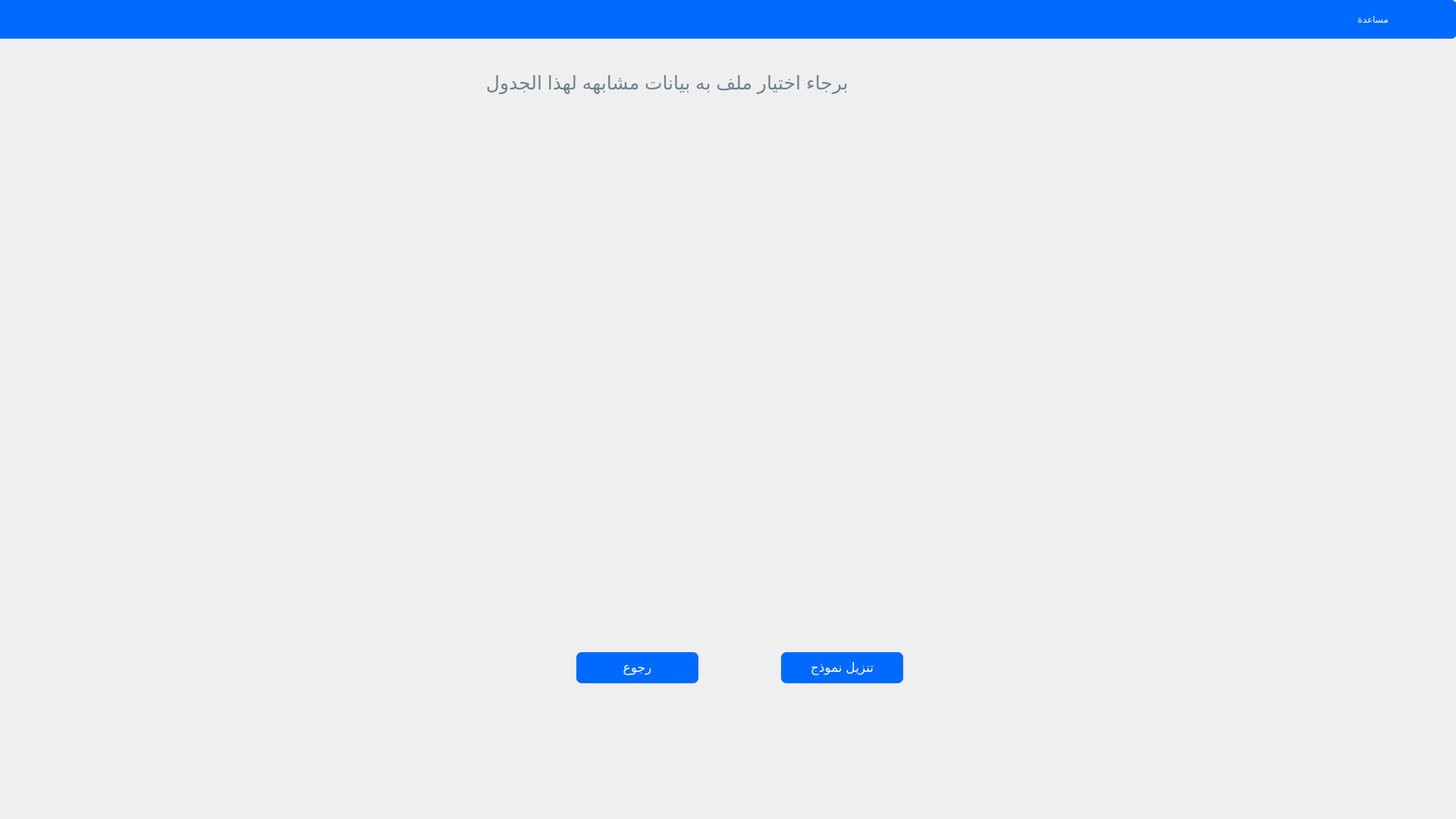
<?xml version="1.0" encoding="UTF-8"?>
<ui version="4.0">
 <class>Form</class>
 <widget class="QWidget" name="Form">
  <property name="geometry">
   <rect>
    <x>0</x>
    <y>0</y>
    <width>1920</width>
    <height>1080</height>
   </rect>
  </property>
  <property name="minimumSize">
   <size>
    <width>1200</width>
    <height>850</height>
   </size>
  </property>
  <property name="maximumSize">
   <size>
    <width>1920</width>
    <height>1080</height>
   </size>
  </property>
  <property name="windowTitle">
   <string>Form</string>
  </property>
  <widget class="QTextBrowser" name="textBrowser">
   <property name="geometry">
    <rect>
     <x>630</x>
     <y>90</y>
     <width>791</width>
     <height>51</height>
    </rect>
   </property>
   <property name="styleSheet">
    <string notr="true">background-color: transparent;
text-align:center;
border: none;
font-size: 10px;
color:#6c838f;
font-weight:lighter;</string>
   </property>
   <property name="html">
    <string>&lt;!DOCTYPE HTML PUBLIC &quot;-//W3C//DTD HTML 4.0//EN&quot; &quot;http://www.w3.org/TR/REC-html40/strict.dtd&quot;&gt;
&lt;html&gt;&lt;head&gt;&lt;meta name=&quot;qrichtext&quot; content=&quot;1&quot; /&gt;&lt;style type=&quot;text/css&quot;&gt;
p, li { white-space: pre-wrap; }
&lt;/style&gt;&lt;/head&gt;&lt;body style=&quot; font-family:'MS Shell Dlg 2'; font-size:10px; font-weight:400; font-style:normal;&quot;&gt;
&lt;p style=&quot; margin-top:0px; margin-bottom:0px; margin-left:0px; margin-right:0px; -qt-block-indent:0; text-indent:0px;&quot;&gt;&lt;span style=&quot; font-size:19pt;&quot;&gt; برجاء اختيار ملف به بيانات مشابهه لهذا الجدول&lt;/span&gt;&lt;/p&gt;&lt;/body&gt;&lt;/html&gt;</string>
   </property>
  </widget>
  <widget class="QLabel" name="label">
   <property name="geometry">
    <rect>
     <x>1590</x>
     <y>10</y>
     <width>241</width>
     <height>31</height>
    </rect>
   </property>
   <property name="styleSheet">
    <string notr="true">color: rgb(255, 255, 255);
font: 20px &quot;MS Shell Dlg 2&quot; center
</string>
   </property>
   <property name="text">
    <string>مساعدة</string>
   </property>
  </widget>
  <widget class="QLabel" name="label_9">
   <property name="geometry">
    <rect>
     <x>1840</x>
     <y>10</y>
     <width>41</width>
     <height>31</height>
    </rect>
   </property>
   <property name="styleSheet">
    <string notr="true">background-color: transparent;
</string>
   </property>
   <property name="text">
    <string/>
   </property>
   <property name="pixmap">
    <pixmap>../icons/table.png</pixmap>
   </property>
   <property name="scaledContents">
    <bool>true</bool>
   </property>
  </widget>
  <widget class="QLabel" name="label_8">
   <property name="geometry">
    <rect>
     <x>-330</x>
     <y>0</y>
     <width>2251</width>
     <height>51</height>
    </rect>
   </property>
   <property name="styleSheet">
    <string notr="true">background-color: #006aff;
color: white;
border-radius: 7px;</string>
   </property>
   <property name="text">
    <string/>
   </property>
  </widget>
  <widget class="QPushButton" name="back">
   <property name="geometry">
    <rect>
     <x>760</x>
     <y>860</y>
     <width>161</width>
     <height>41</height>
    </rect>
   </property>
   <property name="cursor">
        <cursorShape>PointingHandCursor</cursorShape>
   </property>
   <property name="styleSheet">
    <string notr="true">QPushButton{
background-color: #006aff;
color: white;
border-radius: 7px;
font-size:17px;
}
</string>
   </property>
   <property name="text">
    <string>رجوع</string>
   </property>
  </widget>
  <widget class="QLabel" name="label_2">
   <property name="geometry">
    <rect>
     <x>960</x>
     <y>190</y>
     <width>331</width>
     <height>600</height>
    </rect>
   </property>
   <property name="text">
    <string/>
   </property>
   <property name="pixmap">
    <pixmap>../icons/branch.png</pixmap>
   </property>
   <property name="scaledContents">
    <bool>true</bool>
   </property>
  </widget>
  <widget class="QPushButton" name="save">
   <property name="geometry">
    <rect>
     <x>1030</x>
     <y>860</y>
     <width>161</width>
     <height>41</height>
    </rect>
   </property>
   <property name="styleSheet">
    <string notr="true">QPushButton{
background-color: #006aff;
color: white;
border-radius: 7px;
font-size:17px;
}
</string>
   </property>
   <property name="text">
    <string>تنزيل نموذج</string>
   </property>
   <property name="cursor">
        <cursorShape>PointingHandCursor</cursorShape>
   </property>
  </widget>
  <widget class="QLabel" name="label_3">
   <property name="geometry">
    <rect>
     <x>599</x>
     <y>190</y>
     <width>321</width>
     <height>600</height>
    </rect>
   </property>
   <property name="text">
    <string/>
   </property>
   <property name="pixmap">
    <pixmap>../icons/groups.png</pixmap>
   </property>
   <property name="scaledContents">
    <bool>true</bool>
   </property>
  </widget>
  <zorder>label_8</zorder>
  <zorder>textBrowser</zorder>
  <zorder>label</zorder>
  <zorder>label_9</zorder>
  <zorder>back</zorder>
  <zorder>label_2</zorder>
  <zorder>save</zorder>
  <zorder>label_3</zorder>
 </widget>
 <resources/>
 <connections/>
</ui>
